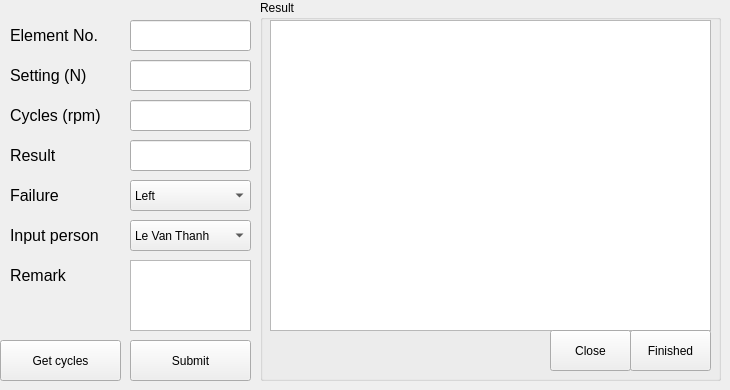
    <widget class="QWidget" name="testing_tab">
     <attribute name="title">
      <string>Testing</string>
     </attribute>
     <widget class="QGroupBox" name="groupBox_2">
      <property name="geometry">
       <rect>
        <x>260</x>
        <y>0</y>
        <width>461</width>
        <height>381</height>
       </rect>
      </property>
      <property name="title">
       <string>Result</string>
      </property>
      <widget class="QTableView" name="table_results">
       <property name="geometry">
        <rect>
         <x>10</x>
         <y>20</y>
         <width>441</width>
         <height>311</height>
        </rect>
       </property>
      </widget>
      <widget class="QPushButton" name="close_btn">
       <property name="geometry">
        <rect>
         <x>290</x>
         <y>330</y>
         <width>81</width>
         <height>41</height>
        </rect>
       </property>
       <property name="text">
        <string>Close</string>
       </property>
      </widget>
      <widget class="QPushButton" name="finish_btn">
       <property name="geometry">
        <rect>
         <x>370</x>
         <y>330</y>
         <width>81</width>
         <height>41</height>
        </rect>
       </property>
       <property name="text">
        <string>Finished</string>
       </property>
      </widget>
     </widget>
     <widget class="QLabel" name="test_input_person">
      <property name="geometry">
       <rect>
        <x>10</x>
        <y>220</y>
        <width>111</width>
        <height>31</height>
       </rect>
      </property>
      <property name="font">
       <font>
        <pointsize>12</pointsize>
       </font>
      </property>
      <property name="text">
       <string>Input person</string>
      </property>
     </widget>
     <widget class="QLabel" name="test_setting_N">
      <property name="geometry">
       <rect>
        <x>10</x>
        <y>60</y>
        <width>111</width>
        <height>31</height>
       </rect>
      </property>
      <property name="font">
       <font>
        <pointsize>12</pointsize>
       </font>
      </property>
      <property name="text">
       <string>Setting (N)</string>
      </property>
     </widget>
     <widget class="QLabel" name="test_remark_lb">
      <property name="geometry">
       <rect>
        <x>10</x>
        <y>260</y>
        <width>111</width>
        <height>31</height>
       </rect>
      </property>
      <property name="font">
       <font>
        <pointsize>12</pointsize>
       </font>
      </property>
      <property name="text">
       <string>Remark</string>
      </property>
     </widget>
     <widget class="QComboBox" name="failure">
      <property name="geometry">
       <rect>
        <x>130</x>
        <y>180</y>
        <width>121</width>
        <height>31</height>
       </rect>
      </property>
      <item>
       <property name="text">
        <string>Left</string>
       </property>
      </item>
      <item>
       <property name="text">
        <string>Right</string>
       </property>
      </item>
     </widget>
     <widget class="QLineEdit" name="force_setting">
      <property name="geometry">
       <rect>
        <x>130</x>
        <y>60</y>
        <width>121</width>
        <height>31</height>
       </rect>
      </property>
     </widget>
     <widget class="QComboBox" name="input_person">
      <property name="geometry">
       <rect>
        <x>130</x>
        <y>220</y>
        <width>121</width>
        <height>31</height>
       </rect>
      </property>
      <item>
       <property name="text">
        <string>Le Van Thanh</string>
       </property>
      </item>
      <item>
       <property name="text">
        <string>Nguyen Minh Hai</string>
       </property>
      </item>
      <item>
       <property name="text">
        <string>Nguyen Hung Hai</string>
       </property>
      </item>
      <item>
       <property name="text">
        <string>Nguyen Duc Thanh</string>
       </property>
      </item>
      <item>
       <property name="text">
        <string>Nguyen Thanh Trung</string>
       </property>
      </item>
      <item>
       <property name="text">
        <string>Mai Hoai Thuong</string>
       </property>
      </item>
      <item>
       <property name="text">
        <string>Truong Thanh Tuyen</string>
       </property>
      </item>
     </widget>
     <widget class="QLabel" name="test_failure">
      <property name="geometry">
       <rect>
        <x>10</x>
        <y>180</y>
        <width>111</width>
        <height>31</height>
       </rect>
      </property>
      <property name="font">
       <font>
        <pointsize>12</pointsize>
       </font>
      </property>
      <property name="text">
       <string>Failure</string>
      </property>
     </widget>
     <widget class="QLabel" name="test_cycles">
      <property name="geometry">
       <rect>
        <x>10</x>
        <y>100</y>
        <width>111</width>
        <height>31</height>
       </rect>
      </property>
      <property name="font">
       <font>
        <pointsize>12</pointsize>
       </font>
      </property>
      <property name="text">
       <string>Cycles (rpm)</string>
      </property>
     </widget>
     <widget class="QLabel" name="test_result">
      <property name="geometry">
       <rect>
        <x>10</x>
        <y>140</y>
        <width>111</width>
        <height>31</height>
       </rect>
      </property>
      <property name="font">
       <font>
        <pointsize>12</pointsize>
       </font>
      </property>
      <property name="text">
       <string>Result</string>
      </property>
     </widget>
     <widget class="QLineEdit" name="result">
      <property name="geometry">
       <rect>
        <x>130</x>
        <y>140</y>
        <width>121</width>
        <height>31</height>
       </rect>
      </property>
     </widget>
     <widget class="QPushButton" name="submit_btn">
      <property name="geometry">
       <rect>
        <x>130</x>
        <y>340</y>
        <width>121</width>
        <height>41</height>
       </rect>
      </property>
      <property name="text">
       <string>Submit</string>
      </property>
     </widget>
     <widget class="QLineEdit" name="cycles">
      <property name="geometry">
       <rect>
        <x>130</x>
        <y>100</y>
        <width>121</width>
        <height>31</height>
       </rect>
      </property>
     </widget>
     <widget class="QPlainTextEdit" name="input_remark_testing">
      <property name="geometry">
       <rect>
        <x>130</x>
        <y>260</y>
        <width>121</width>
        <height>71</height>
       </rect>
      </property>
     </widget>
     <widget class="QLineEdit" name="element_no">
      <property name="geometry">
       <rect>
        <x>130</x>
        <y>20</y>
        <width>121</width>
        <height>31</height>
       </rect>
      </property>
      <property name="text">
       <string/>
      </property>
     </widget>
     <widget class="QLabel" name="test_element_no">
      <property name="geometry">
       <rect>
        <x>10</x>
        <y>20</y>
        <width>111</width>
        <height>31</height>
       </rect>
      </property>
      <property name="font">
       <font>
        <pointsize>12</pointsize>
       </font>
      </property>
      <property name="text">
       <string>Element No.</string>
      </property>
     </widget>
     <widget class="QPushButton" name="get_cycles_btn">
      <property name="geometry">
       <rect>
        <x>0</x>
        <y>340</y>
        <width>121</width>
        <height>41</height>
       </rect>
      </property>
      <property name="text">
       <string>Get cycles</string>
      </property>
     </widget>
    </widget>
